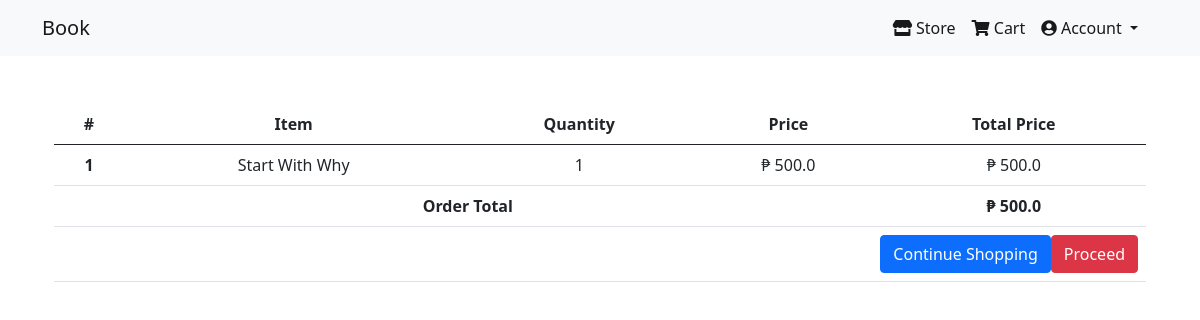
Page /order-summary/ (signed in) on the committed database.
### ecommpage/models.py (models this page shows, shortened)
class OrderItem(models.Model):
    user = models.ForeignKey(settings.AUTH_USER_MODEL,
                            on_delete=models.CASCADE)
    item = models.OneToOneField(Item, on_delete=models.CASCADE)
    quantity = models.IntegerField(default=1)
    ordered = models.BooleanField(default=False)
    def get_total_item_price(self):
        return self.quantity * self.item.price
    def get_final_price(self):
        return self.get_total_item_price()

class Item(models.Model):
    title = models.CharField(max_length=100)
    description = models.TextField()
    price = models.FloatField()
    stored = models.DateTimeField(auto_now_add=True)
    item_quantity = models.IntegerField(default=1)
    img = models.ImageField(upload_to='images/')
    category = models.CharField(choices=CATEGORY_CHOICES, max_length=15)
    slug = models.SlugField(unique=True)

class Order(models.Model):
    user = models.ForeignKey(settings.AUTH_USER_MODEL,
                             on_delete=models.CASCADE)
    items = models.ManyToManyField(OrderItem)
    start_date = models.DateTimeField(auto_now_add=True)
    ordered_date = models.DateTimeField()
    ordered = models.BooleanField(default=False)
    total_price = models.IntegerField(default=0)
    def get_total(self):
        total = 0
        for order_item in self.items.all():
            total += order_item.get_final_price()
        return total

### ecommpage/views.py (the view)
# urls.py: path('order-summary/', OrderSummaryView.as_view(), name='order-summary'),
class OrderSummaryView(LoginRequiredMixin, DetailView):
    def get(self, request, *args, **kwargs):
        try:
            order = Order.objects.get(user=self.request.user, ordered=False)
            context = {
                'object': order
            }
            return render(self.request, 'ecommpage/order_summary.html', context)
        except ObjectDoesNotExist:
            messages.error(self.request, "You do not have an active order")
            return redirect('/')

### ecommpage/templates/ecommpage/order_summary.html
{% extends 'account/base.html' %}
{% block content %}
<div class="container text-center">
 <table class="table table-hover">
    <thead>
      <tr>
        <th scope="col">#</th>
        <th scope="col">Item</th>
        <th scope="col">Quantity</th>
        <th scope="col">Price</th>
        <th scope="col">Total Price</th>
      </tr>
    </thead>
    <tbody>
        {% for order_item in object.items.all %}
      <tr>
        <th scope="row">{{forloop.counter}}</th>
        <td>{{order_item.item.title}}</td>
        <td>{{order_item.quantity}}</td>
        <td>₱ {{order_item.item.price}}</td>
        <td>₱ {{order_item.get_total_item_price}}</td>
      </tr>
      {% endfor %}
      <tr>
        <td colspan="4"><strong>Order Total</strong></td>
        <td><strong>₱ {{object.get_total}}</strong></td>
      </tr>
      <tr>
        <td colspan="5">
          <a class='btn btn-danger float-end' href="/">Proceed</a>
          <a class='btn btn-primary float-end ml-4' href="/">Continue Shopping</a>
        </td>
      </tr>
    </tbody>
  </table>
</div>
{% endblock %}

### account/templates/account/base.html (shortened to what this page needs)
{% load static %}
<!doctype html>
<html lang="en">
  <head>
    <link href="https://cdn.jsdelivr.net/npm/bootstrap@5.0.0-beta2/dist/css/bootstrap.min.css" rel="stylesheet">
    <link rel="stylesheet" type="text/css" href="{% static 'css/main.css' %}">
    <link rel="stylesheet" href="https://use.fontawesome.com/releases/v5.15.2/css/all.css">
  </head>
  <body>
    <section class="Navbar mb-5">
    <nav class="navbar navbar-expand-lg navbar-light bg-light ">
        <div class="container">
          <a class="navbar-brand" href="#">Book</a>
          <div class="container collapse navbar-collapse justify-content-end" id="navbarNav">
            <ul class="navbar-nav ">
              <li class="nav-item">
                <a class="nav-link active" aria-current="page" href="{% url 'store' %}"><i class="fas fa-store"></i> Store</a>
              </li>
              <li class="nav-item">
                <a class="nav-link active" href="{% url 'order-summary' %}"><i class="fas fa-shopping-cart"></i> Cart</a>
              </li>
              {% if not user.is_authenticated %}
              <li class="nav-item">
                <a class="nav-link active" href="{% url 'account:signin' %}"><i class="fas fa-user"></i> Signin</a>
              </li>
              {%else%}
              <li class="nav-item dropdown">
                <a class="nav-link dropdown-toggle active" href="#" id="navbarDropdown" role="button" data-bs-toggle="dropdown" aria-expanded="false">
                  <i class="fas fa-user-circle"></i> Account
                </a>
                  {% endif %}
              </li>
            </ul>
          </div>
        </div>
      </nav>
    </section>
    <section class="container content">
        {% block content %}{% endblock %}
    </section>
  </body>
</html>

### rows in the picture
OrderItem: item "Start With Why", quantity "1", item.price "500.0", get_total_item_price "500.0"
Order: get_total "500.0"
